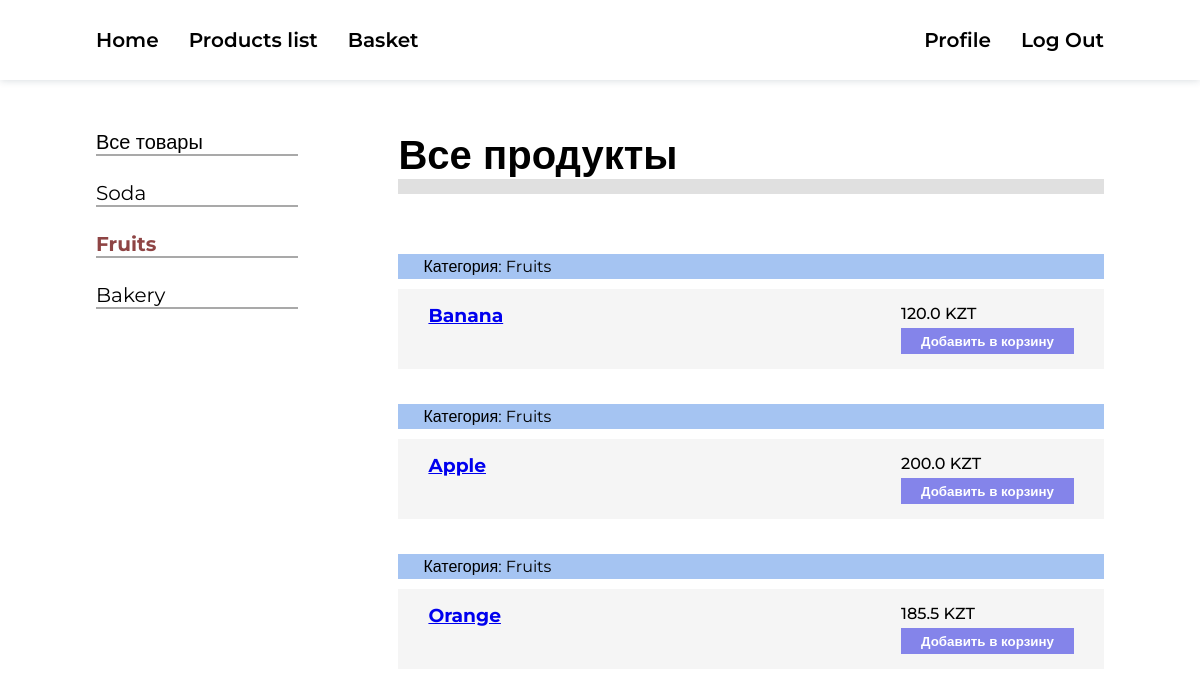
/market/products/2/ (signed in), run on the app's committed database.
### market/models.py (models this page shows, shortened)
class Category(models.Model):
    name = models.CharField(max_length=50)
    class Meta:
        verbose_name = 'Category'
        verbose_name_plural = 'Categories'

class Product(models.Model):
    image = models.ImageField(blank=True, upload_to=uniq_name_upload)
    name = models.CharField(max_length=100, null=False)
    description = models.TextField(null=False)
    price = models.FloatField(null=False)
    category = models.ForeignKey(Category, on_delete=models.CASCADE)
    best_before_date = models.DateTimeField(default=datetime.datetime.today() + datetime.timedelta(days=7))

### market/views.py (the view)
# urls.py: path('products/<int:category_id>/', views.category_products, name='category'),
def category_products(request, category_id):
    products = Product.objects.filter(category_id=category_id)
    categories = Category.objects.all()
    data = {
        'products': products,
        'categories': categories,
        'menu': menu,
        'title': 'Продукты',
        'category_id': category_id
    }
    return render(request, 'market/products.html', context=data)

### market/templates/market/products.html (shortened to what this page needs)
{% load static %}
<!DOCTYPE html>
<html lang="en">
<head>
    <link rel="stylesheet" href="{% static 'market/css/products.css' %}">
    <link rel="stylesheet" href="{% static 'market/css/header.css' %}">
</head>
<body>
    <header>
        <div>
            {% for m in menu %}
                <a href="{% url m.url %}">{{ m.title }}</a>
            {% endfor %}
        </div>
        <div>
            {% if request.user.is_authenticated %}
                <a href="{% url 'authe:profile' %}">Profile</a>
                <a href="{% url 'authe:signout' %}">Log Out</a>
            {% else %}
                <a href="{% url 'authe:signin' %}">Sign In</a>
                <a href="{% url 'authe:signup' %}">Sign Up</a>
            {% endif %}
        </div>
    </header>
    <section class="main">
        <div class="categories">
            {% if category_id == 0 %}
            <a href="{% url 'market:products' %}" class="selected-ctgr">Все товары</a>
            {% else %}
            <a href="{% url 'market:products' %}">Все товары</a>
            {% endif %}
            {% for ctgr in categories %}
                {% if category_id == ctgr.id %}
                <a href="{% url 'market:category' ctgr.id %}" class="selected-ctgr">{{ ctgr.name }}</a>
                {% else %}
                <a href="{% url 'market:category' ctgr.id %}">{{ ctgr.name }}</a>
                {% endif %}
            {% endfor %}
        </div>
        <div class="products">
            <h1>Все продукты</h1>
            {% for p in products %}
            <div class="product--item">
                <span class="product-category">Категория: {{ p.category.name }}</span>
                <div class="product-info">
                    <div class="main-info">
                        <a href="{% url 'market:details' p.id %}">
                            <h3>{{ p.name }}</h3>
                        </a>
                    </div>
                    <div>
                        <p class="product-price">{{ p.price }} KZT</p>
                        <button class="to-shop-button">Добавить в корзину</button>
                    </div>
                </div>
            </div>
            {% endfor %}
        </div>
    </section>
</body>
</html>

### market/static/market/css/products.css (style rules this page uses)
* { margin: 0; padding: 0; font-family: 'Montserrat', sans-serif; }
.main { display: flex; justify-content: space-between; padding: 50px 8%; box-sizing: border-box; }
.categories { width: 20%; display: flex; flex-direction: column; gap: 25px; }
.categories a { text-decoration: none; color: #000; width: 100%; border-bottom: 2px solid #a9a9a9; font-size: 20px; transition: .2s; }
.products { width: 70%; display: flex; flex-direction: column; }
.products h1 { font-size: 40px; border-bottom: 15px solid #e0e0e0; margin-bottom: 25px; }
.product--item { margin-top: 35px; display: flex; flex-direction: column; }
.product--item > span { background-color: #a5c4f2; padding: 3px 25px; margin-bottom: 10px; }
.product-info { display: flex; justify-content: space-between; background-color: #f5f5f5; padding: 15px 30px; }
.product-info .main-info { display: flex; gap: 10px; }
.product-price { font-weight: 500; }
.to-shop-button { background-color: #8484ea; border: none; padding: 5px 20px; font-weight: 600; color: #fff; margin-top: 5px; cursor: pointer; }
.selected-ctgr { font-weight: 700; color: #8e4444 !important; }

### market/static/market/css/header.css (style rules this page uses)
header { width: 100%; height: 80px; box-shadow: 0px 0px 8px 0px rgba(34, 60, 80, 0.2); display: flex; align-items: center; justify-content: space-between; padding: 0 8%; box-sizing: border-box; }
header div { display: flex; gap: 30px; }
header div a { text-decoration: none; color: #000; font-size: 20px; font-weight: 600; position: relative; }

### data on the page
Category: name "Soda"
Category: name "Fruits"
Category: name "Bakery"
Product: category.name "Fruits", name "Banana", price "120.0"
Product: category.name "Fruits", name "Apple", price "200.0"
Product: category.name "Fruits", name "Orange", price "185.5"

### other printed values
{{ m.title }} "Home" "Products list" "Basket"
